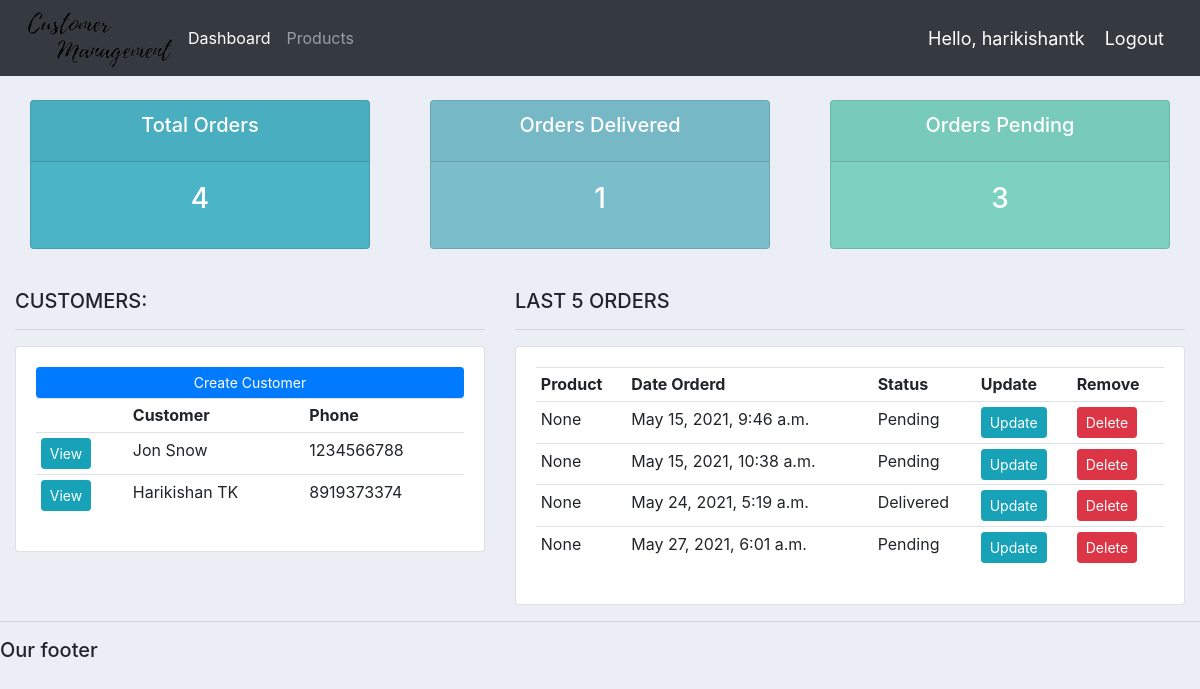
Before: / (signed in) with the older database file.
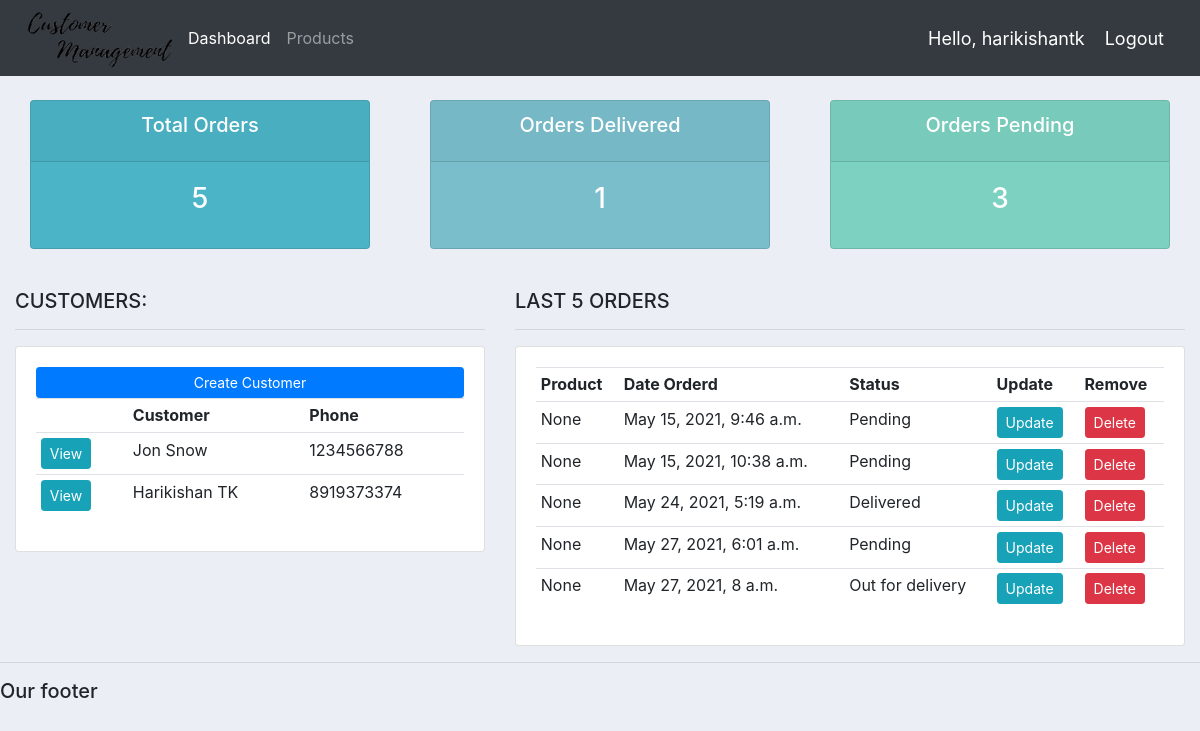
After: the same page with the newer database file.
### accounts/models.py (models this page shows, shortened)
class Customer(models.Model):
	name = models.CharField(max_length=200, null=True)
	phone = models.CharField(max_length=200, null=True)
	email = models.CharField(max_length=200, null=True)
	date_created = models.DateTimeField(auto_now_add=True, null=True)

class Order(models.Model):
	STATUS = (
			('Pending', 'Pending'),
			('Out for delivery', 'Out for delivery'),
			('Delivered', 'Delivered'),
			)
	customer = models.ForeignKey(Customer, null=True, on_delete= models.SET_NULL)
	product = models.ForeignKey(Product, null=True, on_delete= models.SET_NULL)
	date_created = models.DateTimeField(auto_now_add=True, null=True)
	status = models.CharField(max_length=200, null=True, choices=STATUS)
	note = models.CharField(max_length=1000, null=True)

### accounts/views.py (the view)
# urls.py: path('', views.home, name="home"),
@login_required(login_url='login')
def home(request):
	orders = Order.objects.all()
	customers = Customer.objects.all()
	total_customers = customers.count()
	total_orders = orders.count()
	delivered = orders.filter(status='Delivered').count()
	pending = orders.filter(status='Pending').count()
	context = {'orders':orders, 'customers':customers,
	'total_orders':total_orders,'delivered':delivered,
	'pending':pending }
	return render(request, 'accounts/dashboard.html', context)

### accounts/templates/accounts/dashboard.html
{%  extends 'accounts/main.html' %}
{% block content %}
{%  include 'accounts/status.html' %}
<br>
<div class="row">
	<div class="col-md-5">
		<h5>CUSTOMERS:</h5>
		<hr>
		<div class="card card-body">
			<a class="btn btn-primary  btn-sm btn-block" href="">Create Customer</a>
			<table class="table table-sm">
				<tr>
					<th></th>
					<th>Customer</th>
					<th>Phone</th>
				</tr>
				{% for customer in customers %}
					<tr>
						<td><a class="btn btn-sm btn-info" href="{% url 'customer' customer.id %}">View</a></td>
						<td>{{customer.name}}</td>
						<td>{{customer.phone}}</td>
					</tr>
				{% endfor %}
			</table>
		</div>
	</div>
	<div class="col-md-7">
		<h5>LAST 5 ORDERS</h5>
		<hr>
		<div class="card card-body">
			<table class="table table-sm">
				<tr>
					<th>Product</th>
					<th>Date Orderd</th>
					<th>Status</th>
					<th>Update</th>
					<th>Remove</th>
				</tr>
				{% for order in orders %}
					<tr>
						<td>{{order.product}}</td>
						<td>{{order.date_created}}</td>
						<td>{{order.status}}</td>
						<td><a class="btn btn-sm btn-info" href="{% url 'update_order' order.id %}">Update</a></td>
						<td><a class="btn btn-sm btn-danger" href="{% url 'delete_order' order.id %}">Delete</a></td>
					</tr>
				{% endfor %}
			</table>
		</div>
	</div>
</div>
{% endblock %}

Changed rows visible on the page:
added Order: product "None", date_created "May 27, 2021, 8 a.m.", status "Out for delivery"
Other visible differences:
{{ total_orders }}: "4" → "5"
